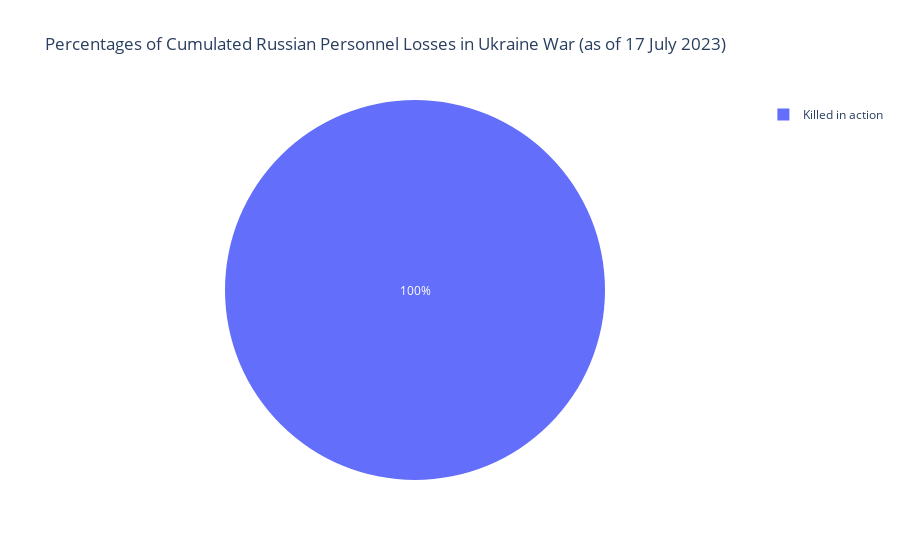

Write notebook code for a chart like this one.
### Code cell
last_index = len(russia_losses_personnel.index) - 1
latest_personnel_df = russia_losses_personnel.loc[last_index,["personnel", "POW"]]

#Creating pie chart containing percentages of russia personnel losses
plt.figure(figsize=(8,8))
fig = px.pie(latest_personnel_df, title=f'Percentages of Cumulated Russian Personnel Losses in Ukraine War\n(as of {last_date})', values=latest_personnel_df.values, names=["Killed in action","Prisoner of War"])
fig.show()

### Figure 1 — Plotly figure (JSON) as saved in the notebook; plotly's stock layout.template omitted (floating-point values rounded to 4 significant figures)
{"data": [{"domain": {"x": [0, 1], "y": [0, 1]}, "hovertemplate": "label=%{label}<br>value=%{value}<extra></extra>", "labels": ["Killed in action", "Prisoner of War"], "legendgroup": "", "name": "", "showlegend": true, "type": "pie", "values": [238300, null]}], "layout": {"legend": {"tracegroupgap": 0}, "title": {"text": "Percentages of Cumulated Russian Personnel Losses in Ukraine War\n(as of 17 July 2023)"}}}
